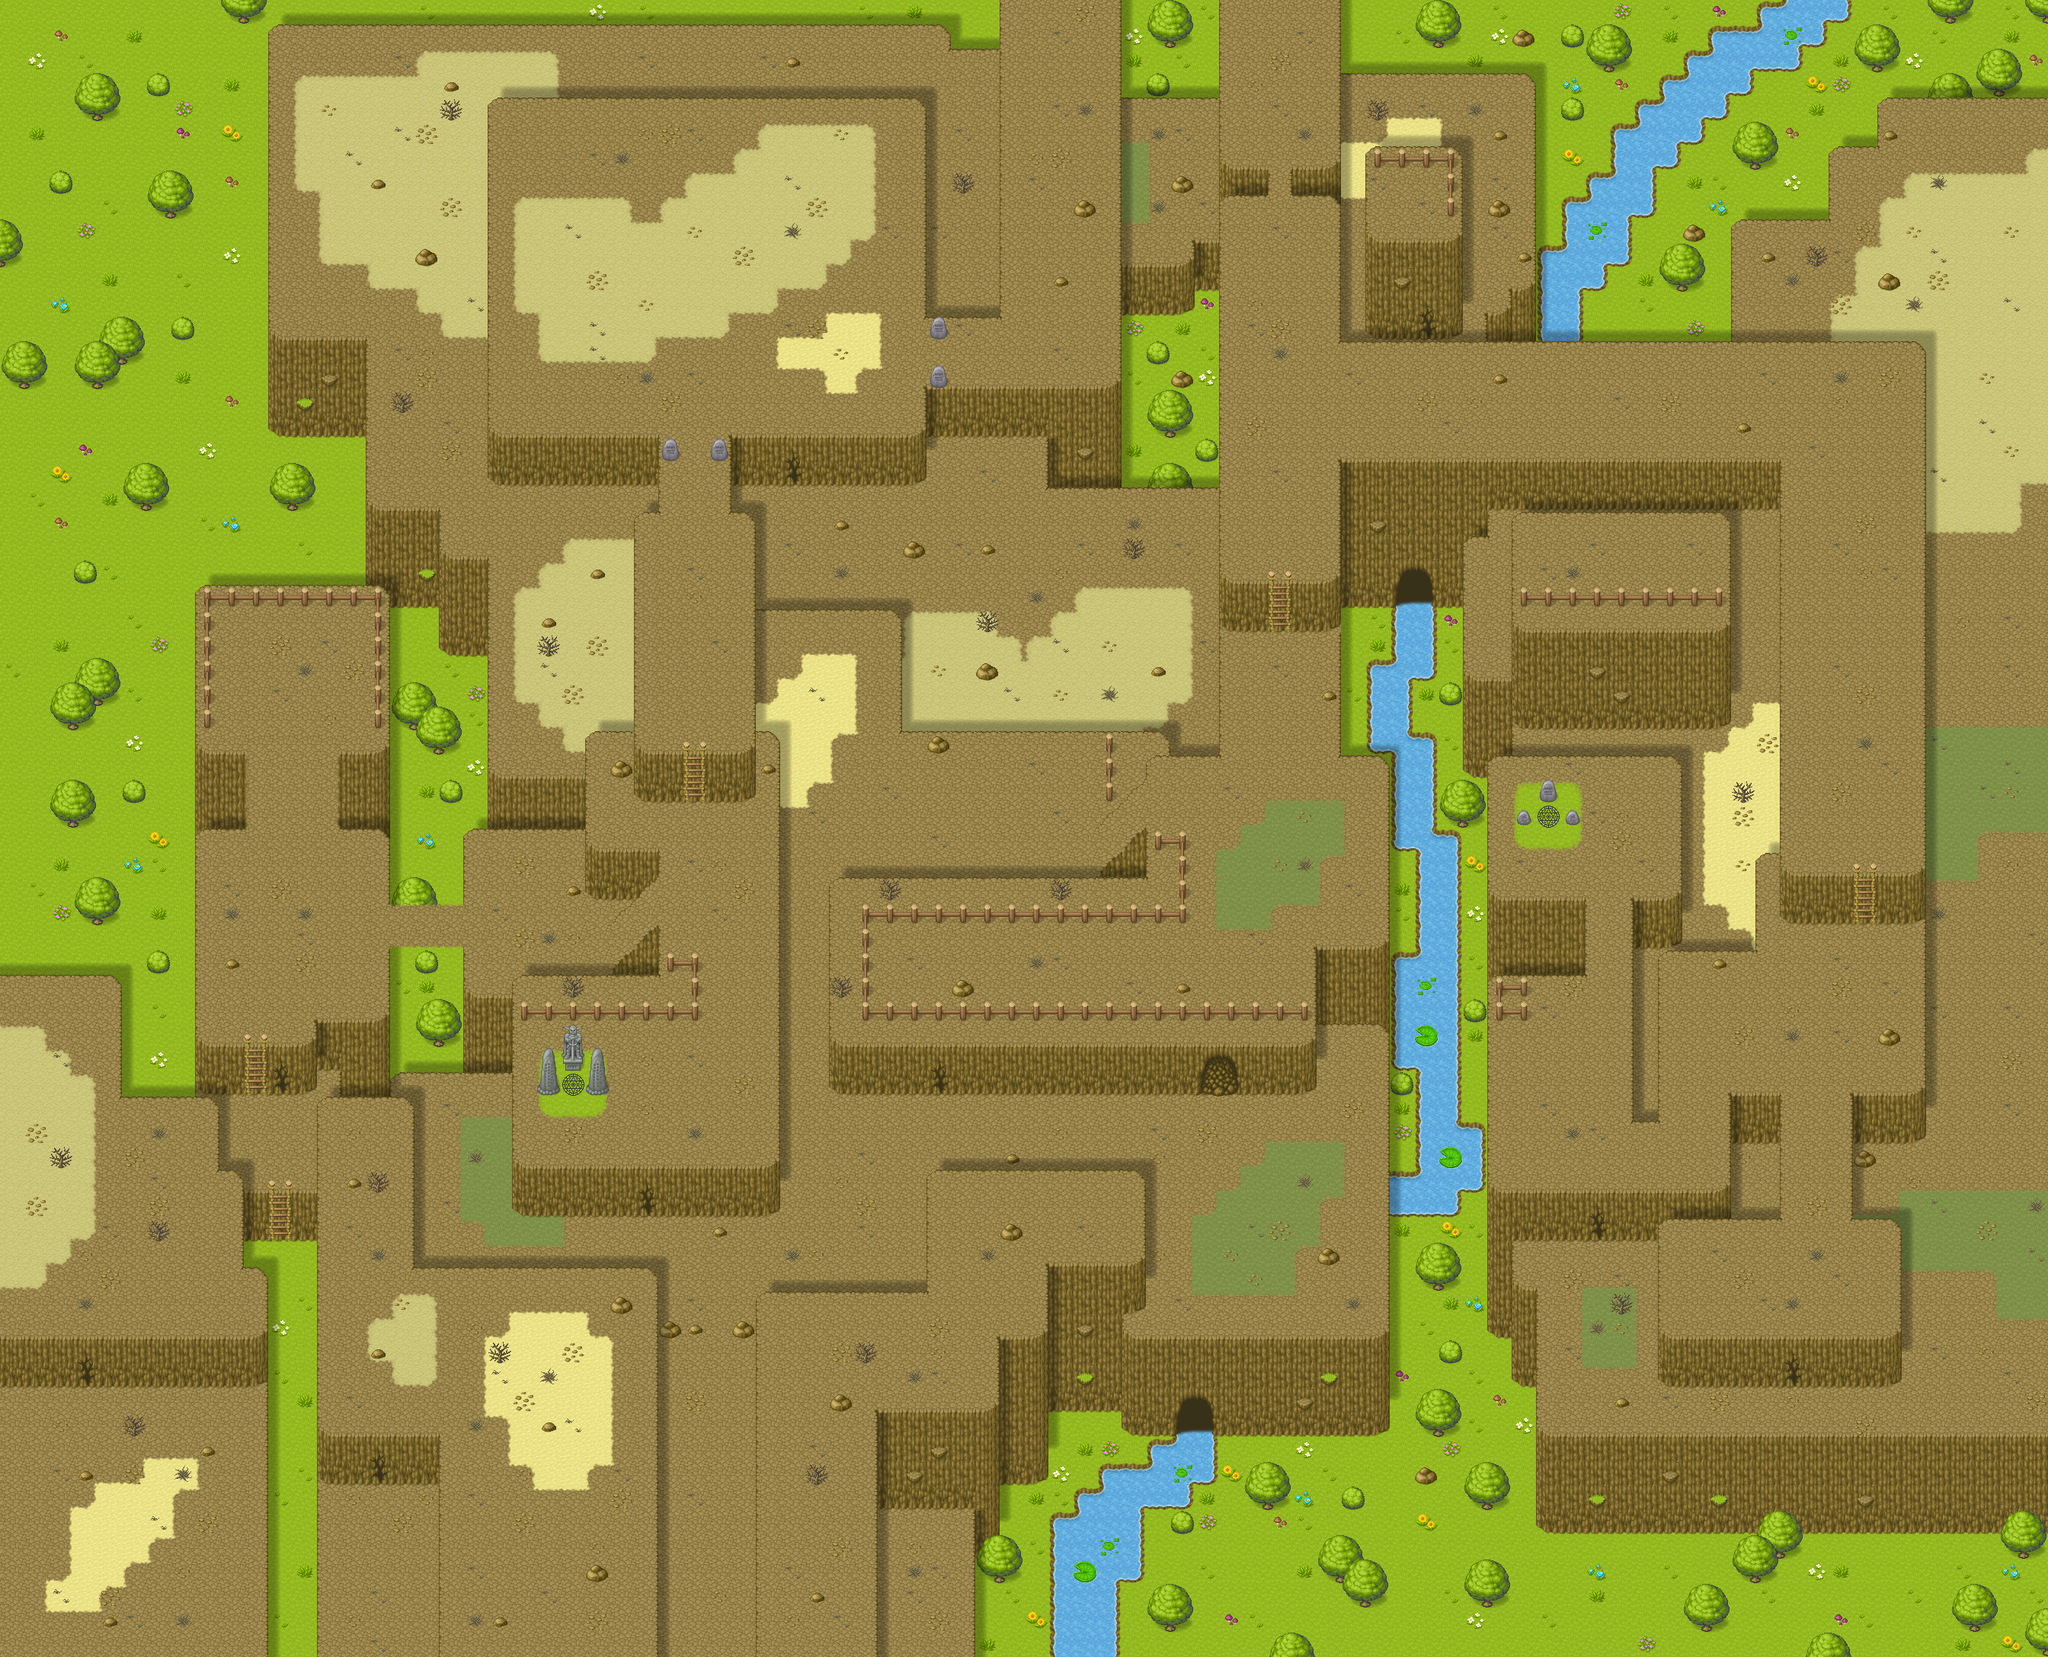

Rendered tile map (Tiled .tmx) drawn with the repository's tilesets; below, a short description and the map source with its tile grids summarised:
An orthogonal 84x68 tile map with 32x32 px tiles, 11 tile layers (background, shadows_underneath, background_2, terrain, ...) and 396 objects (15x object.spawnPoint.bat, 15x object.spawnPoint.mini_golem, 12x object.spawnPoint.barrel, 11x player.startingPosition, 10x object.eventObject, ...).

<map version="1.5" tiledversion="1.7.2" orientation="orthogonal" renderorder="right-down" width="84" height="68" tilewidth="32" tileheight="32" infinite="0" nextlayerid="46" nextobjectid="8762">
 <properties>
  <property name="above_player_layers" value="[6, 7, 8]" />
  <property name="background_layers" value="[0, 1, 2, 3, 4, 5]" />
  <property name="invisible_paths_layer" value="[10]" />
  <property name="mini_map_config_path" value="config/menu/maps/demo_2/level_3.json" />
  <property name="shadow_layers" value="[9]" />
 </properties>
 <tileset firstgid="1" source="tileset/tileset_pipoya_32.tsx" />
 <layer id="1" name="background" width="84" height="68" locked="1">
  <data>[5712 cells, 5711 non-empty, 17 distinct tile ids]</data>
 </layer>
 <layer id="43" name="shadows_underneath" width="84" height="68" locked="1">
  <data>[5712 cells, 207 non-empty, 4 distinct tile ids]</data>
 </layer>
 <layer id="41" name="background_2" width="84" height="68" locked="1">
  <data>[5712 cells, 2252 non-empty, 58 distinct tile ids]</data>
 </layer>
 <layer id="35" name="terrain" width="84" height="68" locked="1">
  <data>[5712 cells, 921 non-empty, 64 distinct tile ids]</data>
 </layer>
 <layer id="5" name="terrain_2" width="84" height="68" locked="1">
  <data>[5712 cells, 11 non-empty, 7 distinct tile ids]</data>
 </layer>
 <layer id="45" name="drop_shadows" width="84" height="68" locked="1">
  <data>[5712 cells, 400 non-empty, 8 distinct tile ids]</data>
 </layer>
 <layer id="42" name="shadows_underlying" width="84" height="68" locked="1">
  <data>[5712 cells, 56 non-empty, 3 distinct tile ids]</data>
 </layer>
 <layer id="23" name="background_above_player" width="84" height="68" locked="1">
  <data>[5712 cells, 60 non-empty, 4 distinct tile ids]</data>
 </layer>
 <layer id="44" name="terrain_above_player" width="84" height="68" locked="1">
  <data>[5712 cells, 41 non-empty, 8 distinct tile ids]</data>
 </layer>
 <layer id="36" name="shadows" width="84" height="68" locked="1">
  <data>[5712 cells, 196 non-empty, 6 distinct tile ids]</data>
 </layer>
 <layer id="32" name="invisible_paths_background" width="84" height="68" locked="1">
  <data>[5712 cells, 30 non-empty, 9 distinct tile ids]</data>
 </layer>
 <objectgroup id="4" name="objects">
  <!-- 113 objects omitted --></objectgroup>
 <objectgroup id="33" name="physics" locked="1">
  <!-- 132 objects omitted --></objectgroup>
 <objectgroup id="34" name="unreachable_area_physics" locked="1">
  <!-- 144 objects omitted --></objectgroup>
 <objectgroup id="37" name="invisible_paths_blocker_physics" locked="1">
  <!-- 2 objects omitted --></objectgroup>
 <objectgroup id="39" name="ground_physics" locked="1">
  <properties>
   <property name="ground" value="stairs" />
  </properties>
  <!-- 5 objects omitted --></objectgroup>
</map>
<!-- 396 of 396 objects omitted -->
